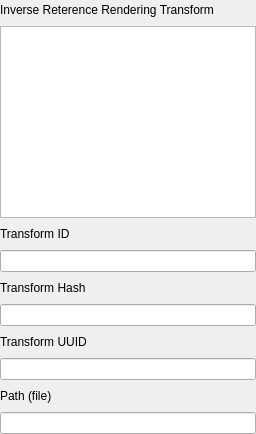
                  <widget class="QWidget" name="tab_59">
                   <property name="sizePolicy">
                    <sizepolicy hsizetype="Preferred" vsizetype="Preferred">
                     <horstretch>0</horstretch>
                     <verstretch>0</verstretch>
                    </sizepolicy>
                   </property>
                   <attribute name="title">
                    <string>IRRT</string>
                   </attribute>
                   <layout class="QVBoxLayout" name="verticalLayout_74">
                    <property name="leftMargin">
                     <number>0</number>
                    </property>
                    <property name="topMargin">
                     <number>0</number>
                    </property>
                    <property name="rightMargin">
                     <number>0</number>
                    </property>
                    <property name="bottomMargin">
                     <number>0</number>
                    </property>
                    <item>
                     <layout class="QHBoxLayout" name="horizontalLayout_376">
                      <item>
                       <widget class="QLabel" name="label_456">
                        <property name="text">
                         <string>Inverse Reterence Rendering Transform</string>
                        </property>
                       </widget>
                      </item>
                      <item>
                       <spacer name="horizontalSpacer_371">
                        <property name="orientation">
                         <enum>Qt::Horizontal</enum>
                        </property>
                        <property name="sizeHint" stdset="0">
                         <size>
                          <width>40</width>
                          <height>20</height>
                         </size>
                        </property>
                       </spacer>
                      </item>
                     </layout>
                    </item>
                    <item>
                     <widget class="QTextEdit" name="textEdit_65">
                      <property name="sizePolicy">
                       <sizepolicy hsizetype="Expanding" vsizetype="Minimum">
                        <horstretch>0</horstretch>
                        <verstretch>0</verstretch>
                       </sizepolicy>
                      </property>
                      <property name="minimumSize">
                       <size>
                        <width>0</width>
                        <height>40</height>
                       </size>
                      </property>
                     </widget>
                    </item>
                    <item>
                     <layout class="QHBoxLayout" name="horizontalLayout_377">
                      <item>
                       <widget class="QLabel" name="label_457">
                        <property name="text">
                         <string>Transform ID</string>
                        </property>
                       </widget>
                      </item>
                      <item>
                       <spacer name="horizontalSpacer_372">
                        <property name="orientation">
                         <enum>Qt::Horizontal</enum>
                        </property>
                        <property name="sizeHint" stdset="0">
                         <size>
                          <width>40</width>
                          <height>20</height>
                         </size>
                        </property>
                       </spacer>
                      </item>
                     </layout>
                    </item>
                    <item>
                     <widget class="QLineEdit" name="lineEdit_357"/>
                    </item>
                    <item>
                     <layout class="QHBoxLayout" name="horizontalLayout_378">
                      <item>
                       <widget class="QLabel" name="label_458">
                        <property name="text">
                         <string>Transform Hash</string>
                        </property>
                       </widget>
                      </item>
                      <item>
                       <spacer name="horizontalSpacer_373">
                        <property name="orientation">
                         <enum>Qt::Horizontal</enum>
                        </property>
                        <property name="sizeHint" stdset="0">
                         <size>
                          <width>40</width>
                          <height>20</height>
                         </size>
                        </property>
                       </spacer>
                      </item>
                     </layout>
                    </item>
                    <item>
                     <widget class="QLineEdit" name="lineEdit_358"/>
                    </item>
                    <item>
                     <layout class="QHBoxLayout" name="horizontalLayout_379">
                      <item>
                       <widget class="QLabel" name="label_459">
                        <property name="text">
                         <string>Transform UUID</string>
                        </property>
                       </widget>
                      </item>
                      <item>
                       <spacer name="horizontalSpacer_374">
                        <property name="orientation">
                         <enum>Qt::Horizontal</enum>
                        </property>
                        <property name="sizeHint" stdset="0">
                         <size>
                          <width>40</width>
                          <height>20</height>
                         </size>
                        </property>
                       </spacer>
                      </item>
                     </layout>
                    </item>
                    <item>
                     <widget class="QLineEdit" name="lineEdit_359"/>
                    </item>
                    <item>
                     <layout class="QHBoxLayout" name="horizontalLayout_380">
                      <item>
                       <widget class="QLabel" name="label_460">
                        <property name="text">
                         <string>Path (file)</string>
                        </property>
                       </widget>
                      </item>
                      <item>
                       <spacer name="horizontalSpacer_375">
                        <property name="orientation">
                         <enum>Qt::Horizontal</enum>
                        </property>
                        <property name="sizeHint" stdset="0">
                         <size>
                          <width>40</width>
                          <height>20</height>
                         </size>
                        </property>
                       </spacer>
                      </item>
                     </layout>
                    </item>
                    <item>
                     <widget class="QLineEdit" name="lineEdit_360"/>
                    </item>
                   </layout>
                  </widget>
